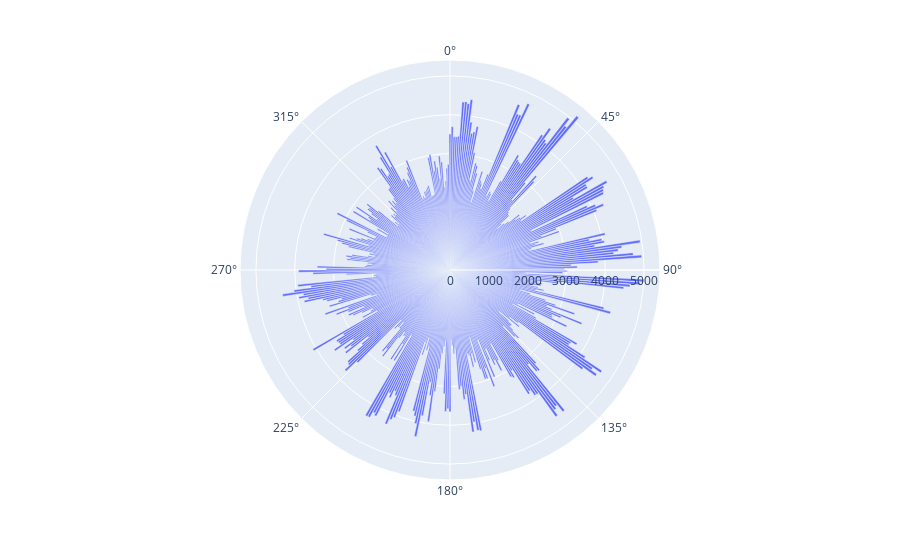

Notebook cell for this chart:
### Code cell
px.bar_polar(df, r="weight")

### Figure 1 — Plotly figure (JSON) as saved in the notebook; plotly's stock layout.template omitted (floating-point values rounded to 4 significant figures; data arrays with more than 128 entries replaced by an {"elided": "..."} marker saying what was removed)
{"data": [{"hovertemplate": "weight=%{r}<extra></extra>", "legendgroup": "", "marker": {"color": "#636efa"}, "name": "", "r": {"elided": "398 int values"}, "showlegend": false, "subplot": "polar", "type": "barpolar"}], "layout": {"barmode": "relative", "legend": {"tracegroupgap": 0}, "margin": {"t": 60}, "polar": {"angularaxis": {"direction": "clockwise", "rotation": 90}, "domain": {"x": [0, 1], "y": [0, 1]}}}}
